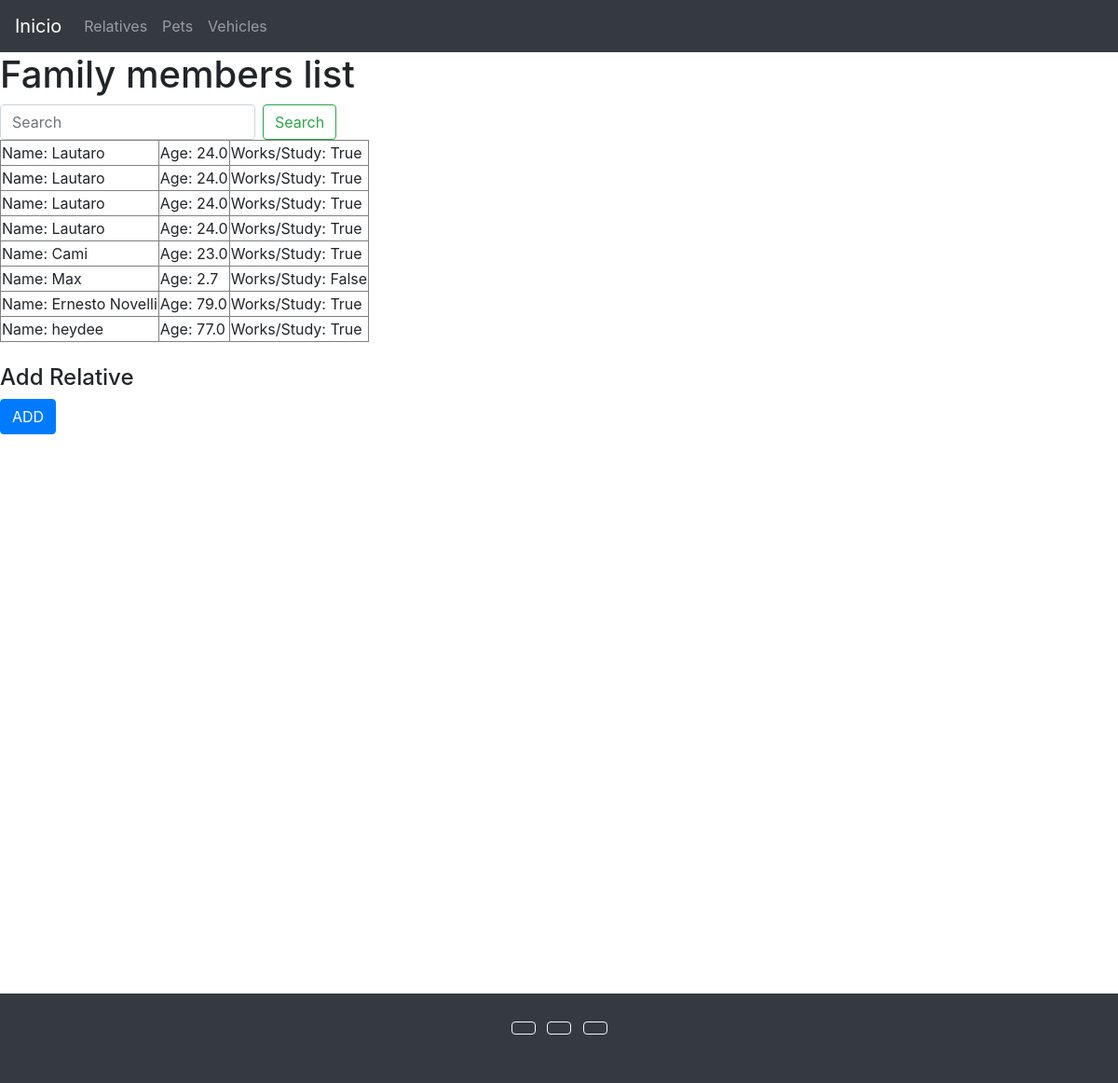
Page /fam-list/ on the committed database.
### family/models.py (models this page shows, shortened)
class Relatives(models.Model):
    name  = models.CharField(max_length=100)
    age = models.FloatField()
    work = models.BooleanField()

### family/views.py (the view)
# urls.py: path('fam-list/', FamList),
def FamList(request):
    if 'search' in request.GET:
        search = request.GET['search']
        all_Family = Relatives.objects.filter(name__icontains=search)
    else:
        all_Family = Relatives.objects.all()
    context = {
        'Family':all_Family,
    }
    return render(request, 'Family.html', context=context)

### templates/Family.html (shortened to what this page needs)
{% extends 'base.html' %}
{% block content %}
    <h1>Family members list</h1>
        <form class="form-inline my-2 my-lg-0" action="/fam-list" method="GET">
            <input class="form-control mr-sm-2" type="search" placeholder="Search" aria-label="Search" name="search">
            <button class="btn btn-outline-success my-2 my-sm-0" type="submit">Search</button>
        </form>
    <table border="1">
        {% for family in Family %}
        <tr>
            <td>Name: {{family.name}} </td>
            <td>Age: {{family.age}} </td>
            <td>Works/Study: {{family.work}} </td>
    {% endfor %}
    </table>
    <br><h4>Add Relative </h4> <a href="add-member" class="btn btn-primary">ADD</a>
{% endblock %}

### rows in the picture
Relatives: name "Lautaro", age "24.0", work "True"
Relatives: name "Lautaro", age "24.0", work "True"
Relatives: name "Lautaro", age "24.0", work "True"
Relatives: name "Lautaro", age "24.0", work "True"
Relatives: name "Cami", age "23.0", work "True"
Relatives: name "Max", age "2.7", work "False"
Relatives: name "Ernesto Novelli", age "79.0", work "True"
Relatives: name "heydee", age "77.0", work "True"
